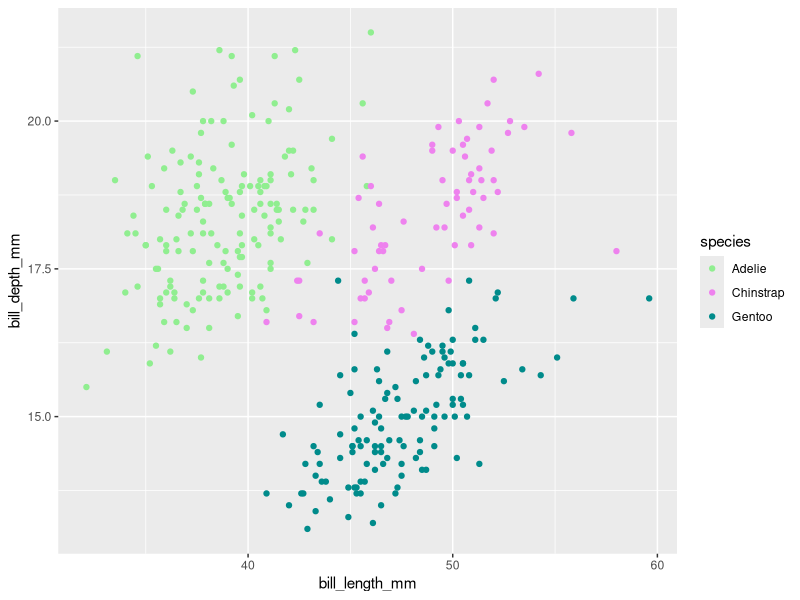
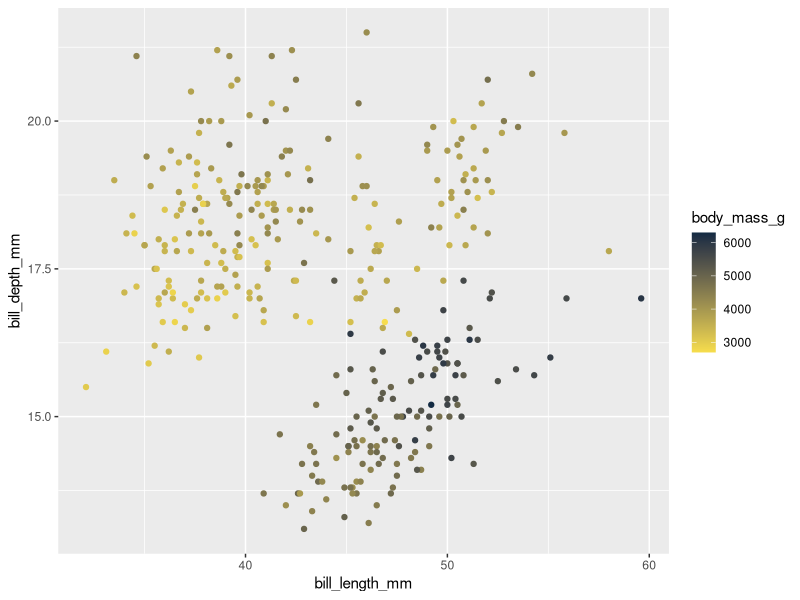
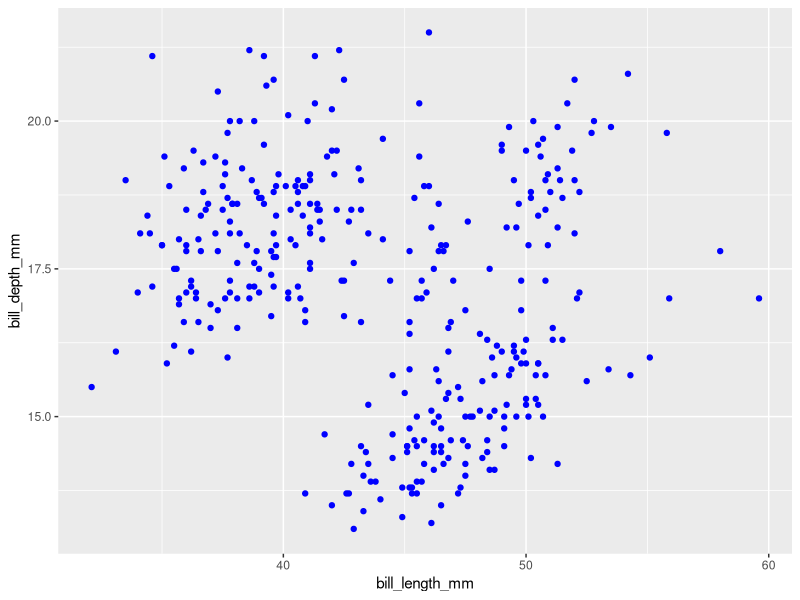
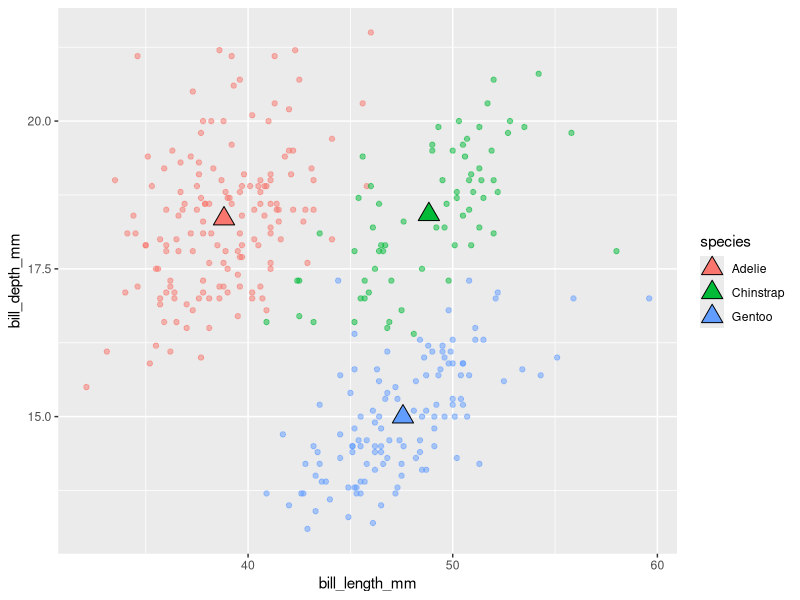
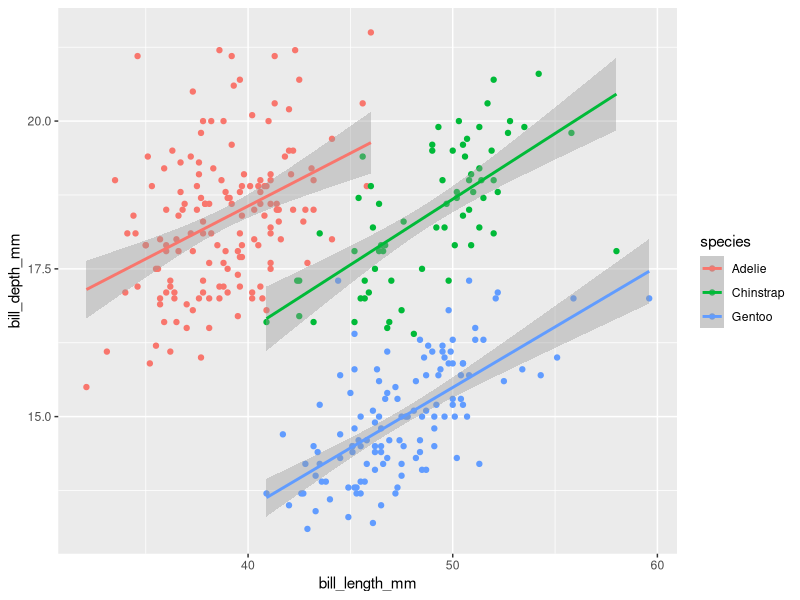
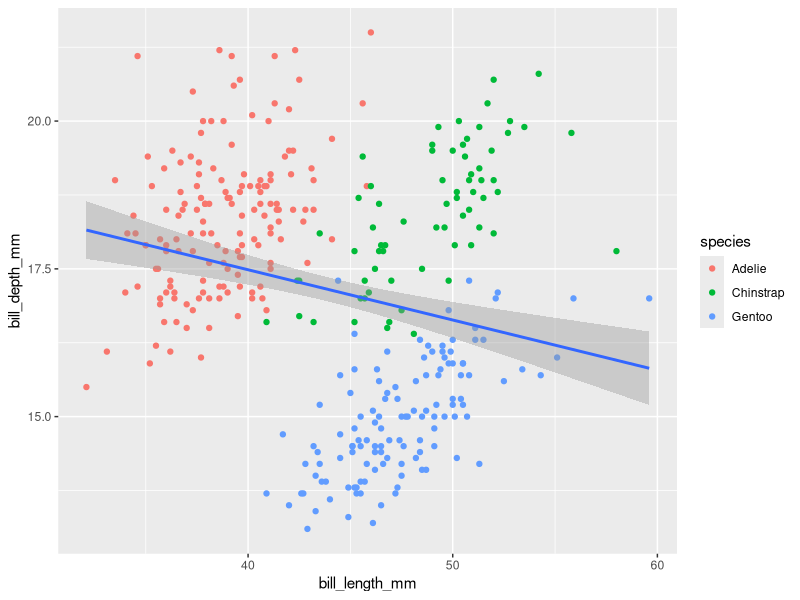
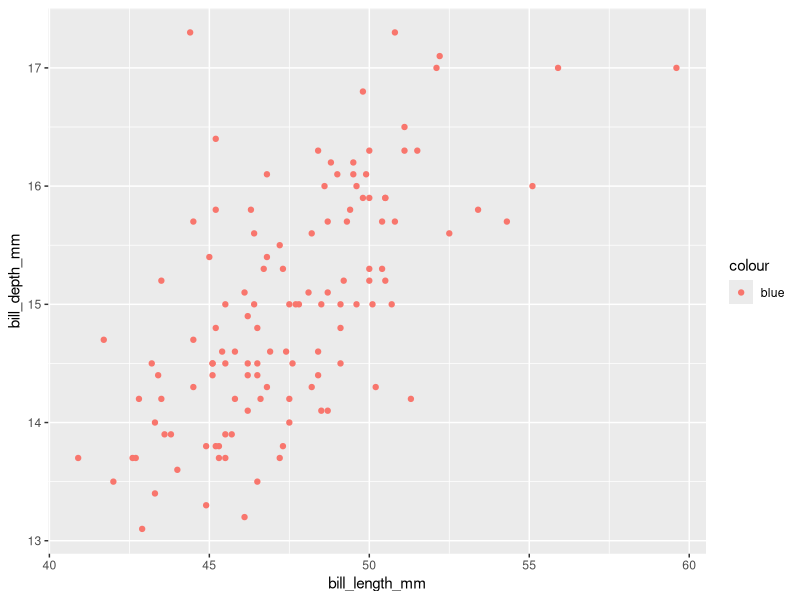
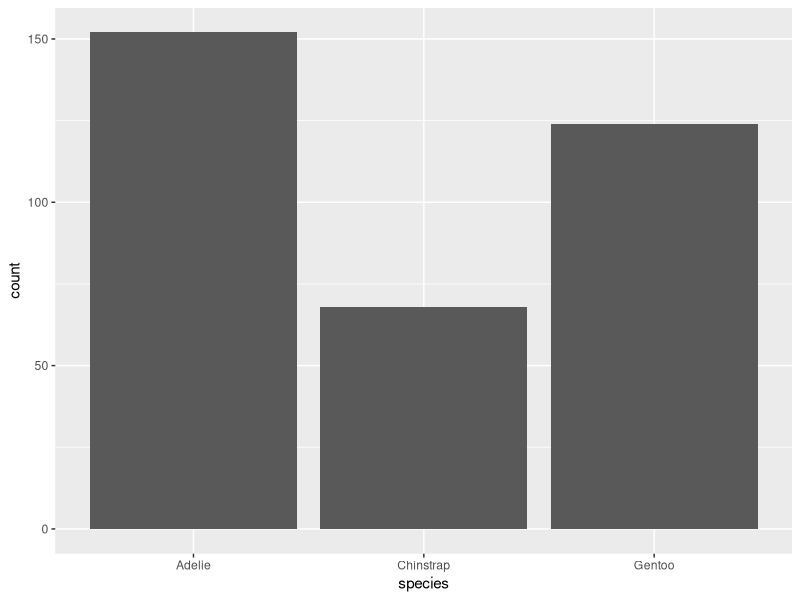

Write the R code that produced these figures, in order.
## ---- chunk 1
#| eval: true
#| echo: true
#| message: false
#| warning: false
# load packages ----
library(tidyverse)
library(patchwork)
library(palmerpenguins)
## ---- chunk 2
# create some untidy temperature data ----
temp_data_wide <- tribble(
  ~date, ~station1, ~station2,  ~station3,
  "2023-10-01", 30.1, 29.8,  31.2,
  "2023-11-01", 28.6, 29.1,  33.4,
  "2023-12-01", 29.9, 28.5,  32.3
)

# print it out ----
print(temp_data_wide)
## ---- chunk 3
# convert data from wide > long ----
temp_data_long <- temp_data_wide |> 
  pivot_longer(cols = starts_with("station"),
               names_to = "station_id",
               values_to = "temp_c")

# print it out ----
print(temp_data_long)
## ---- chunk 4
#| warning: false
#..........scatter plot with custom categorical colors...........
ggplot(penguins, aes(x = bill_length_mm, y = bill_depth_mm, color = species)) +
  geom_point() +
  scale_color_manual(values = c("lightgreen", "violet","cyan4" ))
  
## ---- chunk 5
#| warning: false
#...........scatter plot with custom continuous colors...........
ggplot(penguins, aes(x = bill_length_mm, y = bill_depth_mm, color = body_mass_g)) + 
  geom_point() +
  scale_color_gradient(low= "#F7DD4C", high = "#132B43")
## ---- chunk 6
#| warning: false
#................scatter plot with all blue points...............
ggplot(penguins, aes(x = bill_length_mm, y = bill_depth_mm)) + 
  geom_point(color = "blue")
## ---- chunk 7
#| warning: false
#| message: false
#..............create a separate penguins_summary df.............
penguins_summary <- penguins |>
  drop_na() |> 
  group_by(species) |> 
  summarize(
    mean_bill_length_mm = mean(bill_length_mm),
    mean_bill_depth_mm = mean(bill_depth_mm)
  )

#..........create ggplot with layers from different dfs..........
ggplot() + 
  geom_point(data = penguins, mapping = aes(x = bill_length_mm, 
                                            y = bill_depth_mm, 
                                            color = species), 
             alpha = 0.5)+
  geom_point(data = penguins_summary, mapping = aes(x = mean_bill_length_mm, 
                                                    y = mean_bill_depth_mm, 
                                                    fill= species), 
             size = 5, shape = 24) #24 is triangle 
## ---- chunk 8
#| warning: false
#| message: false
#.............scatterplot with lms fitted to species.............
ggplot(penguins, aes(x = bill_length_mm, y = bill_depth_mm, color = species)) +
  geom_point() +
  geom_smooth(method = "lm")
## ---- chunk 9
#| warning: false
#| message: false
#..........scatterplot with lm fitted to entire data set.........
ggplot(penguins, aes(x = bill_length_mm, y = bill_depth_mm)) +
  geom_point(aes(color = species)) +
    geom_smooth(method = "lm")
## ---- chunk 10
#| warning: false
#........filter for Gentoo penguins, then pipe into ggplot.......
penguins |>
  filter(species == "Gentoo") |>
  ggplot(aes(x = bill_length_mm, y = bill_depth_mm, color = "blue"))+
  geom_point()
## ---- chunk 11
#| warning: false
#...................bar plot with default stat...................
ggplot(penguins, aes (x= species)) +
  geom_bar(stat = "count") #in ?geom it says the default is stat count, so you can just do geom_bar() and get the same result
## ---- chunk 12
#| warning: false

#........................new summarized df.......................
penguin_summary <- penguins |> 
  count(species) 

#..create bar heights based on `identity` of values in `n` col...
ggplot(penguin_summary, aes(x= species, y =n)) +
  geom_bar(stat = "identity") #override default stat by naming it 
## ---- chunk 13
#| warning: false
#........................default position........................
ggplot(penguins, aes(x = species, fill = island)) +
  geom_bar(position = "stack") #default is stack
## ---- chunk 14
#| warning: false
#..........................position fill.........................
ggplot(penguins, aes(x = species, fill = island)) +
  geom_bar(position = "fill") 
## ---- chunk 15
#| warning: false
#.........................position dodge.........................
ggplot(penguins, aes(x = species, fill = island)) +
  geom_bar(position = "dodge") 
## ---- chunk 16
#| warning: false
#.......................position functions.......................
ggplot(penguins, aes(x = species, fill = island)) +
  geom_bar(position = position_dodge2(preserve = "single")) 
## ---- chunk 17
#| warning: false
#....................default coordinate system...................
ggplot(penguins, aes(x = species)) +
  geom_bar()+
  coord_cartesian() #this is the default
## ---- chunk 18
#| warning: false
#............................flip axes...........................
ggplot(penguins, aes(x = species)) +
  geom_bar()+
  coord_flip()
## ---- chunk 19
#| warning: false
#........................polar coordinates.......................
ggplot(penguins, aes(x = species)) +
  geom_bar()+
  coord_polar()
## ---- chunk 20
#| warning: false
#..................premade theme + custom theme..................
ggplot(penguins, aes(x = species)) +
  geom_bar()+
  theme_light()+
  theme(
    axis.title = element_text(size = 17, color = "purple")
  )
## ---- chunk 21
#| warning: false
#| message: false
#......................labels & facet wrap.......................
ggplot(penguins, aes(x = flipper_length_mm, fill= species ))+
  geom_histogram(position = "identity", alpha = 0.5)+
  scale_fill_manual(values = c("darkorange", "purple", "cyan4"))+
  labs (x = "Flipper Length (mm)", 
        y = "Frequency", 
        fill = "Species", 
        title= "Penguin Flipper Lengths")+
facet_wrap(~species, ncol=3)
  
## ---- chunk 22
#.................save scatter plot to obj `p1`..................
p1 <- ggplot(penguins, aes(x = bill_length_mm, y = bill_depth_mm, color = body_mass_g)) +
  geom_point() +
  scale_color_gradient(low = "#F7DD4C", high = "#132B43") +
  theme(
    legend.position = "top" # note: this is newly added from earlier!
  )

#....................save bar plot to obj `p2`...................
p2 <- ggplot(penguins, aes(x = species)) +
  geom_bar() +
  theme_light()

#...................save histogram to obj `p3`...................
p3 <- ggplot(penguins, aes(x = flipper_length_mm, fill = species)) + 
  geom_histogram(position = "identity", alpha = 0.5) +
  scale_fill_manual(values = c("darkorange", "purple", "cyan4"))


## ---- chunk 23
#| warning: false
#| message: false
#..........................stacked plots.........................
p1/p2/p3

#.......................side-by-side plots.......................
p1+p2+p3

#..........side-by-side & stacked plots + graphic title..........
(p1+(p2/p3))+ 
  plot_annotation(title = "All the plots mashed together")
